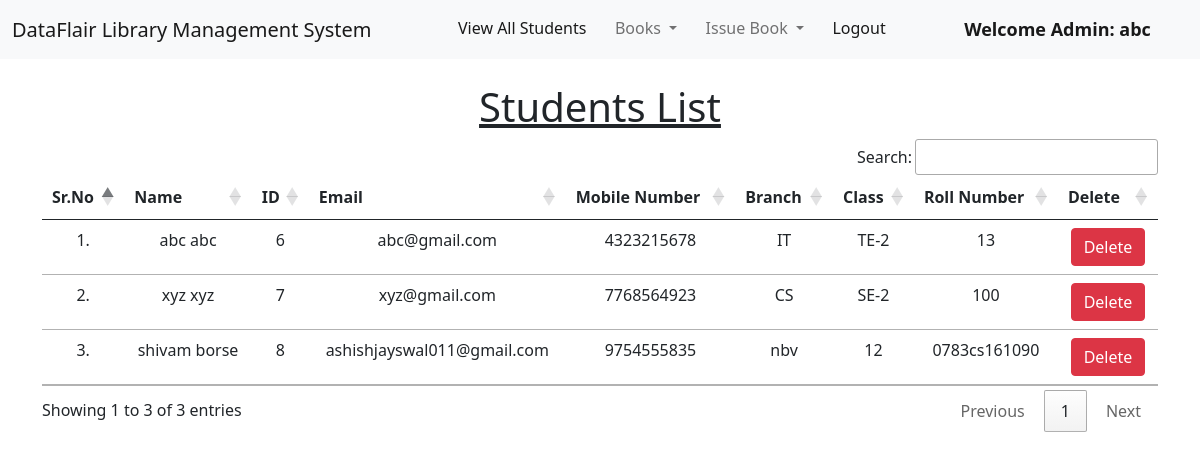
Page /view_students/ (signed in) on the committed database.
### library/models.py (models this page shows, shortened)
class Student(models.Model):
    user = models.OneToOneField(User, on_delete=models.CASCADE)
    classroom = models.CharField(max_length=10)
    branch = models.CharField(max_length=10)
    roll_no = models.CharField(max_length=3, blank=True)
    phone = models.CharField(max_length=10, blank=True)
    image = models.ImageField(upload_to="", blank=True)

### library/views.py (the view)
# urls.py: path("view_students/", views.view_students, name="view_students"),
@login_required(login_url = '/admin_login')
def view_students(request):
    students = Student.objects.all()
    return render(request, "view_students.html", {'students':students})

### library/templates/view_students.html (shortened to what this page needs)
{% extends 'admin_navbar.html' %}
{% load static %}
{% block body %}
<div class="container mt-4">
    <h1 class="text-center"><u>Students List</u></h1>
    <table class="table table-hover" id="example">
        <thead>
            <tr class="text-center">
                <th>Sr.No</th>
                <th>Name</th>
                <th>ID</th>
                <th>Email</th>
                <th>Mobile Number</th>
                <th>Branch</th>
                <th>Class</th>
                <th>Roll Number</th>
                <th>Delete</th>
            </tr>
        </thead>
        <tbody>
            {% for student in students %}
            <tr class="text-center">
                <td>{{forloop.counter}}.</td>
                <td>{{student.user.get_full_name}}</td>
                <td>{{student.user.id}}</td>
                <td>{{student.user.email}}</td>
                <td>{{student.phone}}</td>
                <td>{{student.branch}}</td>
                <td>{{student.classroom}}</td>
                <td>{{student.roll_no}}</td>
                <td><a href="/delete_student/{{student.id}}/" class="btn btn-danger" onclick="return confirm('Are you sure you want to delete this student?')">Delete</a></td>
            </tr>
            {% endfor %}
        </tbody>
    </table>
    </div>
{% endblock %}

### library/templates/admin_navbar.html (shortened to what this page needs)
<!doctype html>
<html lang="en">
  <head>
    <link href="https://cdn.jsdelivr.net/npm/bootstrap@5.1.0/dist/css/bootstrap.min.css" rel="stylesheet">
    <link rel="stylesheet" href="https://cdn.datatables.net/1.10.25/css/jquery.dataTables.min.css">
    <link rel="stylesheet" href="https://cdn.datatables.net/buttons/1.7.1/css/buttons.dataTables.min.css">
  </head>
  <body>
    <nav class="navbar navbar-expand-lg navbar-light bg-light">
        <div class="container-fluid">
          <a class="navbar-brand" href="#">DataFlair Library Management System</a>
          <div class="collapse navbar-collapse" id="navbarSupportedContent">
            <ul class="navbar-nav me-auto mb-2 mb-lg-0">
              <li class="nav-item">
                <a class="nav-link active" aria-current="page" href="/view_students/">View All Students</a>
              </li>
              <li class="nav-item dropdown">
                <a class="nav-link dropdown-toggle" href="#" id="navbarDropdown" role="button" data-bs-toggle="dropdown" aria-expanded="false">
                  Books
                </a>
              </li>
              <li class="nav-item dropdown">
                <a class="nav-link dropdown-toggle" href="#" id="navbarDropdown" role="button" data-bs-toggle="dropdown" aria-expanded="false">
                  Issue Book
                </a>
              </li>
              <li class="nav-item">
                <a class="nav-link active" aria-current="page" href="/logout/">Logout</a>
              </li>
              <li class="nav-item">
                <a style="font-weight:600; font-family:'Segoe UI', Tahoma, Geneva, Verdana, sans-serif; font-size: large;" class="nav-link active" href="#">Welcome Admin: {{request.user}}</a>
              </li>
            </ul>
          </div>
        </div>
      </nav>
      {% block body %}
      {% endblock %}
  </body>
</html>

### rows in the picture
Student: user.get_full_name "abc abc", user.id "6", user.email "abc@gmail.com", phone "4323215678", branch "IT", classroom "TE-2", roll_no "13"
Student: user.get_full_name "xyz xyz", user.id "7", user.email "xyz@gmail.com", phone "7768564923", branch "CS", classroom "SE-2", roll_no "100"
Student: user.get_full_name "shivam borse", user.id "8", user.email "ashishjayswal011@gmail.com", phone "9754555835", branch "nbv", classroom "12", roll_no "0783cs161090"

### other values in the picture
{{ request.user }} "abc"
